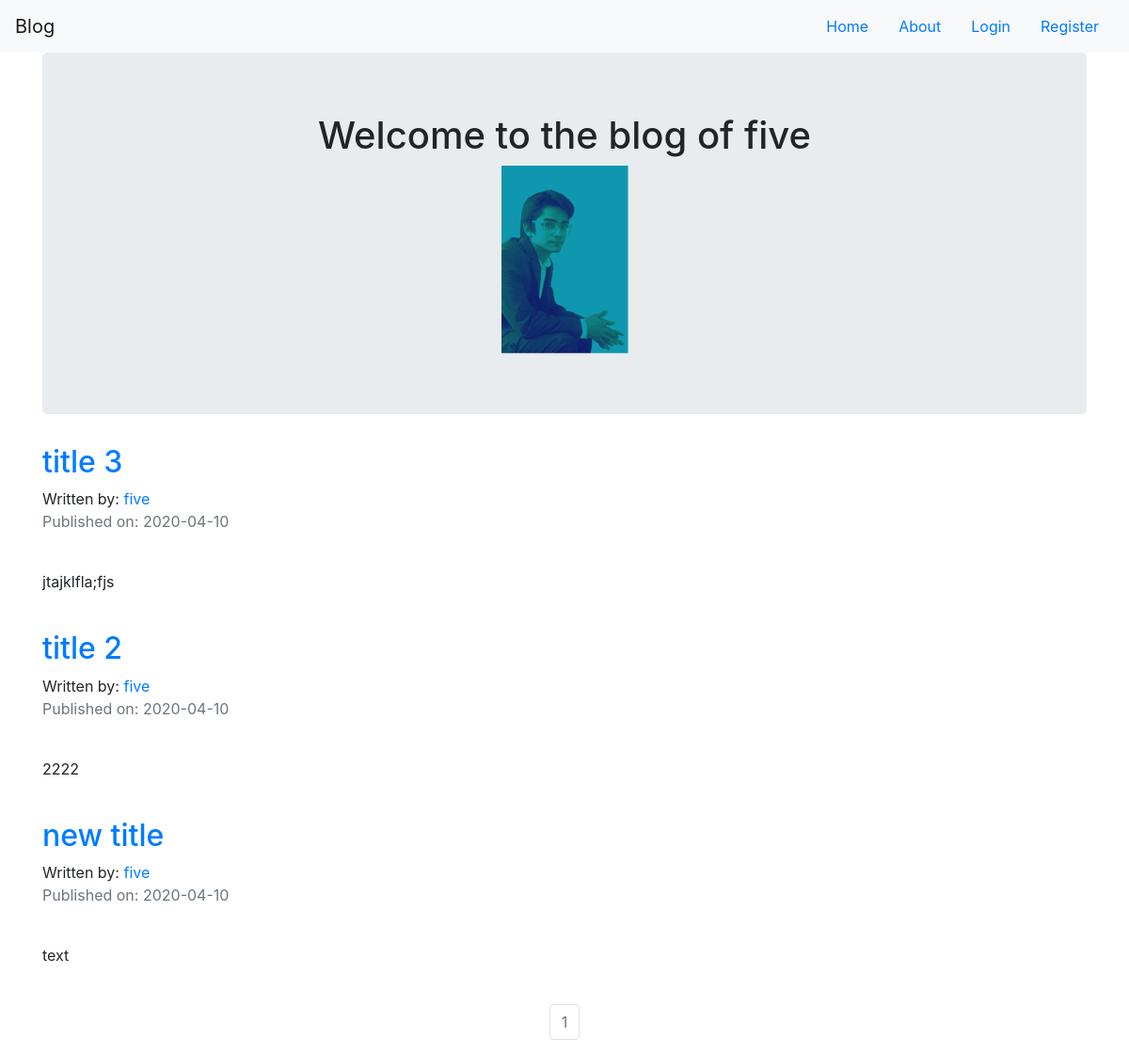
The page /five on the database its author committed.
### blogproject/models.py (models this page shows, shortened)
class User(db.Model, UserMixin):
    __tablename__ = 'users'
    id = db.Column(db.Integer, primary_key=True)
    profile_image = db.Column(db.String(256), nullable=False, default='default_profile.png')
    email = db.Column(db.String(256), unique=True, index=True)
    username = db.Column(db.String(60), unique=True, index=True)
    password_hash = db.Column(db.String(256))
    posts = db.relationship('BlogPost', backref='author', lazy=True)

class BlogPost(db.Model):
    users = db.relationship(User)
    id = db.Column(db.Integer, primary_key=True)
    user_id = db.Column(db.Integer, db.ForeignKey('users.id'), nullable=False)
    date = db.Column(db.DateTime, nullable=False, default=datetime.utcnow)
    title = db.Column(db.String(140), nullable=False)
    text = db.Column(db.Text, nullable=False)

### blogproject/users/views.py (the view)
@users.route('/<username>')
def user_posts(username):
    page = request.args.get('page', 1, type=int)
    user = User.query.filter_by(username=username).first_or_404()
    blog_posts = BlogPost.query.filter_by(author=user).order_by(BlogPost.date.desc()).paginate(page=page,per_page=5)
    return render_template('user_blog_posts.html', blog_posts=blog_posts, user=user)

### blogproject/templates/user_blog_posts.html
{% extends 'base.html' %}
{% block content %}
<div class="container">
    <div class="jumbotron">
        <div align="center">
            <h1>Welcome to the blog of {{user.username}}</h1>
            <img src="{{url_for('static',filename='profile_pics/'+user.profile_image)}}">
        </div>
    </div>
{% for post in blog_posts.items %}
    <h2><a href="{{url_for('blog_posts.blog_post', blog_post_id=post.id)}}">{{post.title}}</a> </h2>
    Written by: <a href="{{url_for('users.user_posts', username=post.author.username)}}">{{post.author.username}}</a>
    <p class = 'text-muted'>Published on: {{post.date.strftime('%Y-%m-%d')}}</p>
    <br>
    <p>{{post.text}}</p>
    <br>
{% endfor %}
</div>
<nav aria-label="Page navigation example">
  <ul class="pagination justify-content-center">
    {% for page_num in blog_posts.iter_pages(left_edge=1,right_edge=1,left_current=1,right_current=2) %}
      {% if blog_posts.page == page_num %}
      <li class="page-item disabled">
          <a class="page-link" href="{{url_for('users.user_posts', username=user.username, page=page_num)}}">{{page_num}}</a>
      </li>
      {% else %}
       <li class="page-item">
          <a class="page-link" href="{{url_for('users.users_posts', username=user.username, page=page_num)}}">{{page_num}}</a>
      </li>
      {% endif %}
     {% endfor %}
  </ul>
</nav>
{% endblock %}

### blogproject/templates/base.html (shortened to what this page needs)
<!DOCTYPE html>
<html lang="en", dir="ltr">
<head>
    <link rel="stylesheet" href="https://stackpath.bootstrapcdn.com/bootstrap/4.4.1/css/bootstrap.min.css">
</head>
<body>
        <nav class="navbar navbar-light bg-light">
        <a class="navbar-brand" href="{{url_for('core.index')}}">Blog</a>
            <ul class="nav">
                <li class = 'nav-link'>
                <a href="{{url_for('core.index')}}">Home</a>
                </li>
                <li class = 'nav-link'>
                    <a href="{{url_for('core.info')}}">About</a>
                </li>
            {% if current_user.is_authenticated %}
                <li class = 'nav-link'>
                    <a href="{{url_for('users.account')}}">Account</a>
                </li>
                <li class = 'nav-link'>
                    <a href="{{url_for('users.logout')}}">Log out</a>
                </li>
                <li class = 'nav-link'>
                    <a href="{{url_for('blog_posts.create_post')}}">Create Post</a>
                </li>
            {% else %}
                <li class = 'nav-link'>
                    <a href="{{url_for('users.login')}}">Login</a>
                </li>
                <li class = 'nav-link'>
                    <a href="{{url_for('users.register')}}">Register</a>
                </li>
            {% endif %}
        </ul>
        </nav>
    {% block content %}
    {% endblock %}
</body>
</html>

### rows shown on the page
User: username "five", profile_image (picture)
BlogPost: title "title 3", author.username "five", date "2020-04-10", text "jtajklfla;fjs"
BlogPost: title "title 2", author.username "five", date "2020-04-10", text "2222"
BlogPost: title "new title", author.username "five", date "2020-04-10", text "text"

### other values the page prints
{{ page_num }} "1"
